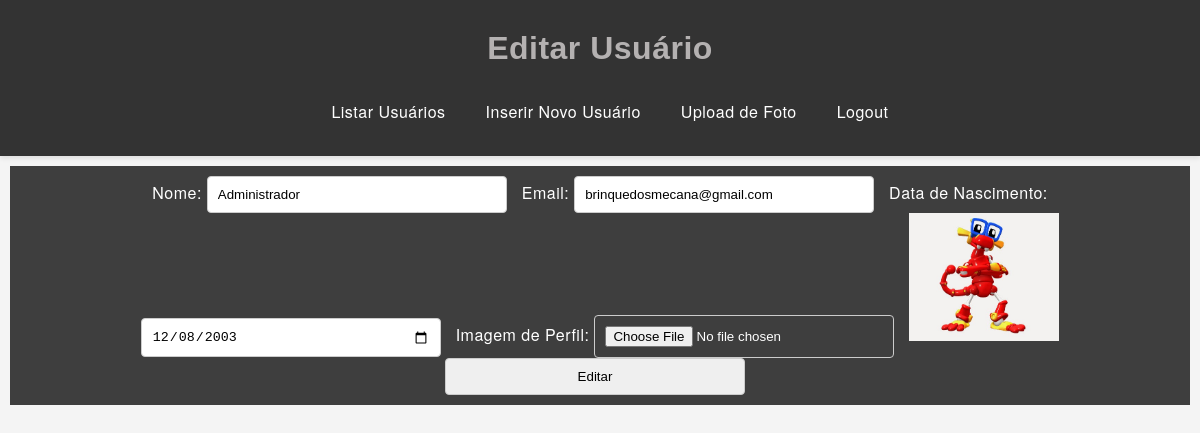
Screenshot of /editar_usuario.php?id=1 with the database file from the repository.
### tables this page shows
CREATE TABLE `clientes` (
  `idcliente` int(11) NOT NULL,
  `nome` varchar(80) NOT NULL,
  `email` varchar(255) NOT NULL,
  `senha` varchar(64) NOT NULL,
  `situacao` int(1) NOT NULL DEFAULT 1,
  `nascimento` date NOT NULL,
  `role` varchar(20) DEFAULT 'user',
  `role_id` int(11) DEFAULT NULL,
  `imagem` varchar(240) NOT NULL,
  `ativo` tinyint(1) NOT NULL DEFAULT 1
);

### editar_usuario.php (the view, shortened to what this page needs)
<?php
$server = "127.0.0.1";
$user = "u285025226_gabriel195.200.3.197";
$pass = "Senha20022992";
$dbName = "u285025226_mecana";
$connect = mysqli_connect($server, $user, $pass, $dbName);
if (isset($_GET['id'])) {
    $id = $_GET['id'];
    $query = "SELECT * FROM clientes WHERE idcliente = '$id'";
    $result = mysqli_query($connect, $query);
    $usuario = mysqli_fetch_assoc($result);
}
?>
<!DOCTYPE html>
<html lang="pt-BR">
<head>
    <link rel="stylesheet" href="styles.css">
</head>
<body>
    <header>
        <div class="container">
            <h1>Editar Usuário</h1>
            <nav>
                <ul>
                    <li><a href="listar_usuarios.php">Listar Usuários</a></li>
                    <li><a href="inserir_usuario.php">Inserir Novo Usuário</a></li>
                    <li><a href="upload_foto.php">Upload de Foto</a></li>
                    <li><a href="logout.php">Logout</a></li>
                </ul>
            </nav>
        </div>
    </header>
    <div class="search-bar">
        <form method="post" enctype="multipart/form-data">
            <label for="nome">Nome:</label>
            <input type="text" id="nome" name="nome" value="<?php echo $usuario['nome']; ?>" required>
            <label for="email">Email:</label>
            <input type="email" id="email" name="email" value="<?php echo $usuario['email']; ?>" required>
            <label for="nascimento">Data de Nascimento:</label>
            <input type="date" id="nascimento" name="nascimento" value="<?php echo $usuario['nascimento']; ?>" required>
            <label for="arquivo">Imagem de Perfil:</label>
            <input type="file" id="arquivo" name="arquivo">
            <img src="<?php echo $usuario['imagem']; ?>" alt="Imagem de Perfil" width="150">
            <input type="submit" name="editar" value="Editar">
        </form>
    </div>
</body>
</html>

### styles.css (style rules this page uses)
h1 { font-family: 'Arial', sans-serif; color: #b4b1b1; }
* { margin: 0; padding: 0; box-sizing: border-box; }
body { font-family: 'Helvetica Neue', Arial, sans-serif; background-color: #f4f4f4; color: #333; line-height: 1.6; line-height: 1.8; letter-spacing: 0.5px; }
header { display: flex; flex-direction: column; align-items: center; justify-content: center; background-color: #333; color: #fff; padding: 20px 0; text-align: center; box-shadow: 0 2px 5px rgba(0, 0, 0, 0.1); }
nav ul { list-style: none; display: flex; justify-content: space-around; align-items: center; margin-top: 10px; }
nav ul li { margin-left: 20px; }
nav ul li a { color: #fff; padding: 10px 20px; border-radius: 5px; text-decoration: none; transition: background-color 0.3s ease; display: block; width: 100%; padding: 10px; }
.search-bar { text-align: center; position: relative; justify-content: center; align-items: center; padding: 10px 20px; background-color: #3e3e3e; color: #fff; padding: 12px auto; margin-top: 20px; margin: 10px; }
.search-bar input, .search-bar select { padding: 10px; border: 1px solid #ccc; border-radius: 4px; width: 300px; margin-right: 10px; }
:root { --bg-color: #fff; --text-color: #333; }

### rows the page displays
clientes: nome "Administrador", email "brinquedosmecana@gmail.com", nascimento "12/08/2003", imagem (picture)
